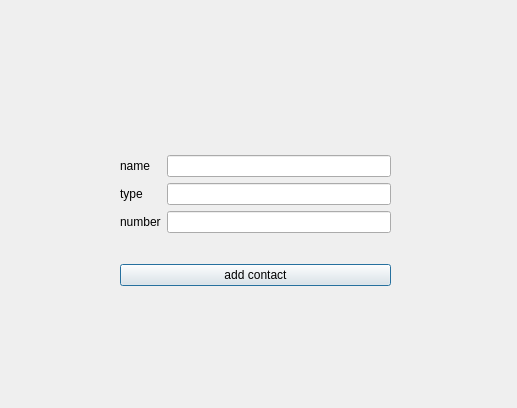
<?xml version="1.0" encoding="UTF-8"?>
<ui version="4.0">
 <class>addacc</class>
 <widget class="QDialog" name="addacc">
  <property name="geometry">
   <rect>
    <x>0</x>
    <y>0</y>
    <width>517</width>
    <height>408</height>
   </rect>
  </property>
  <property name="windowTitle">
   <string>Dialog</string>
  </property>
  <widget class="QWidget" name="layoutWidget">
   <property name="geometry">
    <rect>
     <x>120</x>
     <y>130</y>
     <width>271</width>
     <height>181</height>
    </rect>
   </property>
   <layout class="QVBoxLayout" name="verticalLayout_3">
    <item>
     <layout class="QHBoxLayout" name="horizontalLayout">
      <item>
       <layout class="QVBoxLayout" name="verticalLayout_2">
        <item>
         <widget class="QLabel" name="label_name">
          <property name="text">
           <string>name</string>
          </property>
         </widget>
        </item>
        <item>
         <widget class="QLabel" name="label_type">
          <property name="text">
           <string>type</string>
          </property>
         </widget>
        </item>
        <item>
         <widget class="QLabel" name="label_number">
          <property name="text">
           <string>number</string>
          </property>
         </widget>
        </item>
       </layout>
      </item>
      <item>
       <layout class="QVBoxLayout" name="verticalLayout">
        <item>
         <widget class="QLineEdit" name="lineEdit_name"/>
        </item>
        <item>
         <widget class="QLineEdit" name="lineEdit_type"/>
        </item>
        <item>
         <widget class="QLineEdit" name="lineEdit_number"/>
        </item>
       </layout>
      </item>
     </layout>
    </item>
    <item>
     <widget class="QPushButton" name="pushButton_add_contact">
      <property name="text">
       <string>add contact</string>
      </property>
     </widget>
    </item>
   </layout>
  </widget>
 </widget>
 <resources/>
 <connections/>
</ui>
